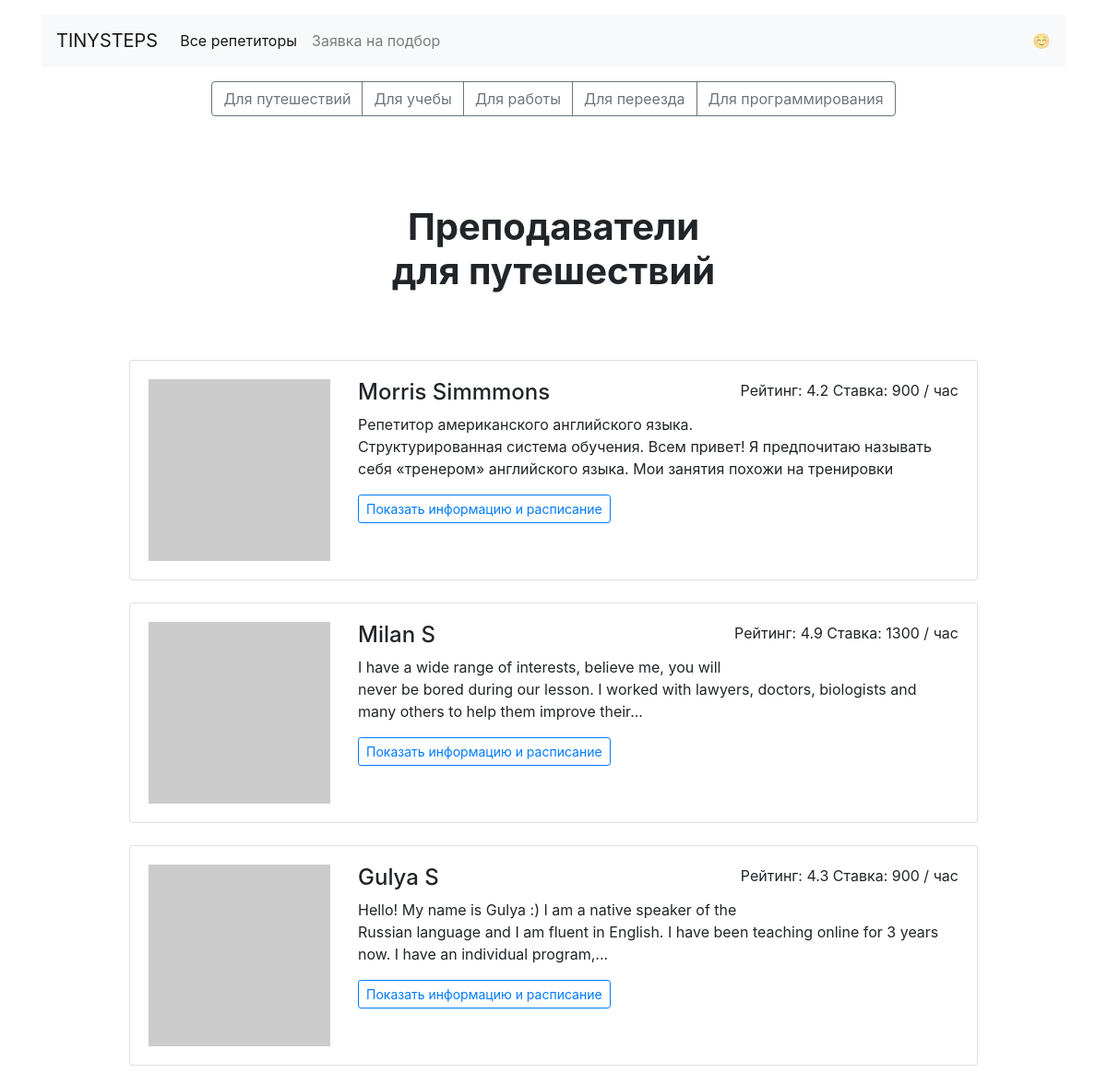
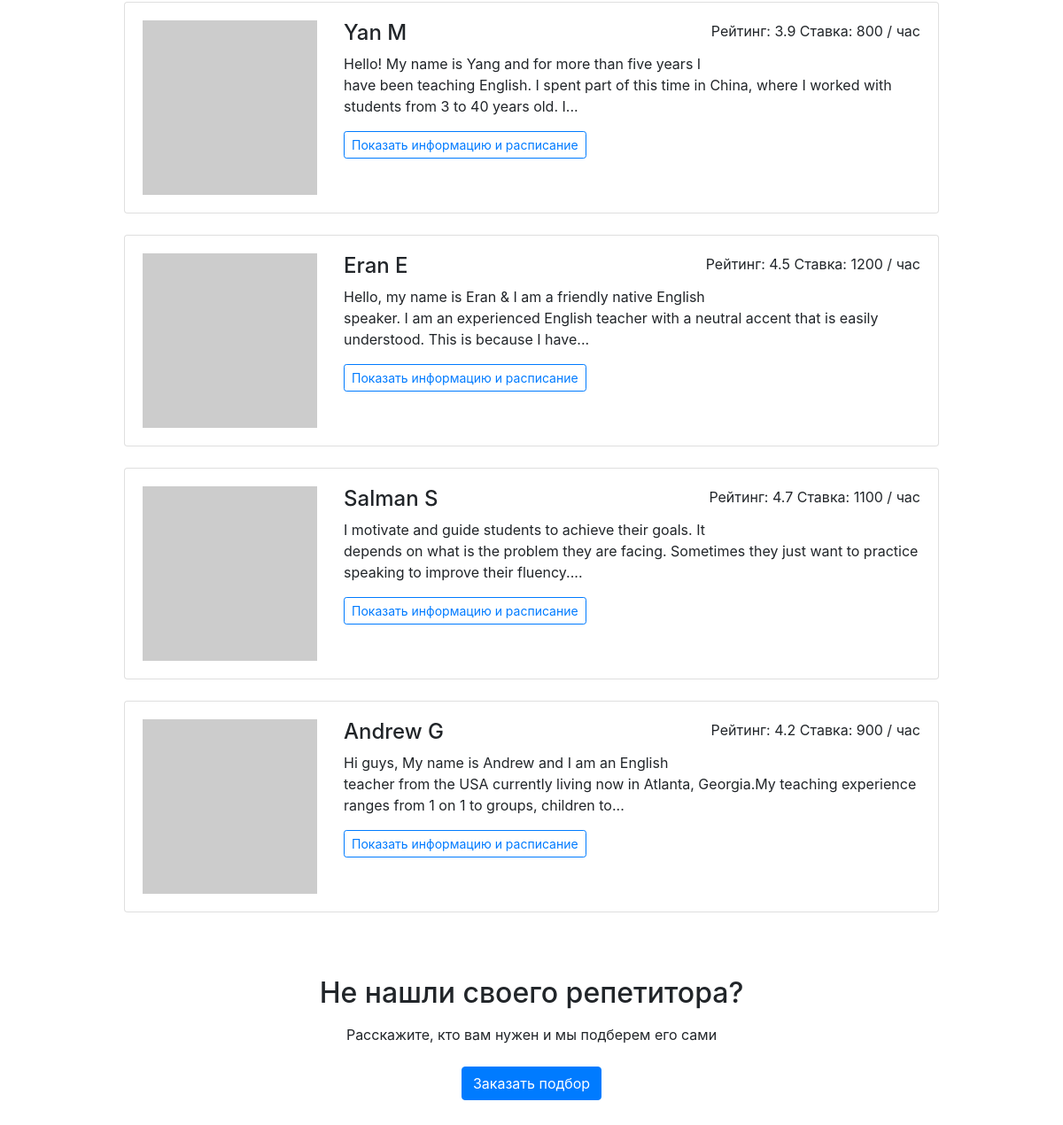
Page /goals/travel/ on the committed database (2 pictures, top to bottom).
### models.py (models this page shows)
class Goal(db.Model):
    __tablename__ = 'goals'
    id = db.Column(db.Integer, primary_key=True)
    code = db.Column(db.String(10), nullable=False)
    goal = db.Column(db.String(100), nullable=False)
    teachers = db.relationship("Teacher", secondary=teachers_goals_association, back_populates="goals")

class Teacher(db.Model):
    __tablename__ = 'teachers'
    id = db.Column(db.Integer, primary_key=True)
    name = db.Column(db.String(100), nullable=False)
    about = db.Column(db.Text)
    rating = db.Column(db.Float, nullable=False)
    picture = db.Column(db.String(100))
    price = db.Column(db.Integer, nullable=False)
    free = db.Column(db.UnicodeText, nullable=False)
    booking = db.relationship("Booking", back_populates='teacher')
    goals = db.relationship("Goal", secondary=teachers_goals_association, back_populates="teachers")

### app.py (the view)
@app.route('/goals/<goal>/')
def render_goals_item(goal):
    goals = Goal.query.all()
    current_goal = Goal.query.filter(Goal.code == goal).scalar()
    teachers = Teacher.query.filter(Teacher.goals.contains(current_goal)).all()
    return render_template('goal.html', goals=goals, teachers=teachers, current_goal=current_goal)

### templates/goal.html
{% extends 'base.html' %}
{% block container %}
    {% include 'goal_menu.html' %}
    <h1 class="h1 text-center w-50 mx-auto mt-1 py-5 mb-4"><strong> Преподаватели <br>
        {{ current_goal.goal|lower }} </strong></h1>
    <div class="row">
        <div class="col-12 col-lg-10 offset-lg-1 m-auto">
            {% for t in teachers %}
                <div class="card mb-4">
                    {% include 'profile_card.html' %}
                </div>
            {% endfor %}
        </div>
    </div>
    {% include 'want_req.html' %}
{% endblock %}

### templates/goal_menu.html
<div class="text-center mb-5">
    <div class="btn-group mx-auto mb-0" role="group" aria-label="Basic example">
        {% for g in goals %}
            <a href="{{ url_for('render_goals_item', goal= g.code ) }}"
               class="btn btn-outline-secondary ">{{ g.goal }}</a>
        {% endfor %}
    </div>
</div>

### templates/profile_card.html
<div class="card-body">
    <div class="row">
        <div class="col-3"><img src="{{ t.picture }}" class="img-fluid" alt=""></div>
        <div class="col-9">
            <p class="float-right">Рейтинг: {{ t.rating }} Ставка: {{ t.price }} / час</p>
            <h2 class="h4">{{ t.name }}</h2>
            <p>{{ t.about|truncate(180) }}</p>
            <a href="{{ url_for('render_profiles_item', teacher_id= t.id) }}"
               class="btn btn-outline-primary btn-sm mr-3 mb-2">Показать информацию и расписание</a>
        </div>
    </div>
</div>

### rows in the picture
Goal: goal "Для путешествий", goal "для путешествий"
Goal: goal "Для учебы"
Goal: goal "Для работы"
Goal: goal "Для переезда"
Goal: goal "Для программирования"
Teacher: rating "4.2", price "900", name "Morris Simmmons", about "Репетитор американского английского языка. Структурированная система обучения. Всем привет! Я предпочитаю называть себя «тренером» английского языка. Мои занятия похожи на тренировки"
Teacher: rating "4.9", price "1300", name "Milan S", about "I have a wide range of interests, believe me, you will never be bored during our lesson. I worked with lawyers, doctors, biologists and many others to help them improve their..."
Teacher: rating "4.3", price "900", name "Gulya S", about "Hello! My name is Gulya :) I am a native speaker of the Russian language and I am fluent in English. I have been teaching online for 3 years now. I have an individual program,..."
Teacher: rating "3.9", price "800", name "Yan M", about "Hello! My name is Yang and for more than five years I have been teaching English. I spent part of this time in China, where I worked with students from 3 to 40 years old. I..."
Teacher: rating "4.5", price "1200", name "Eran E", about "Hello, my name is Eran & I am a friendly native English speaker. I am an experienced English teacher with a neutral accent that is easily understood. This is because I have..."
Teacher: rating "4.7", price "1100", name "Salman S", about "I motivate and guide students to achieve their goals. It depends on what is the problem they are facing. Sometimes they just want to practice speaking to improve their fluency...."
Teacher: rating "4.2", price "900", name "Andrew G", about "Hi guys, My name is Andrew and I am an English teacher from the USA currently living now in Atlanta, Georgia.My teaching experience ranges from 1 on 1 to groups, children to..."
